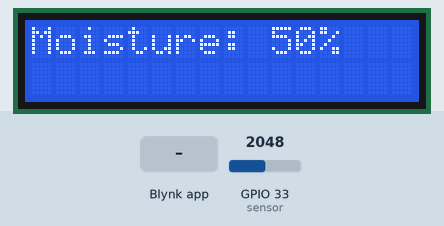
Bench run of a sketch on a simulated ESP32. On the bench: 16×2 character LCD. Inputs (shaded band) come from the test bench; at power-on: GPIO 33 (sensor) = 2048. WiFi joins after 1.5 s; servers stay silent unless stated; what the sketch prints to the serial monitor is not drawn.

Above: at 7.7 s.
7.8 s: Blynk app writes 1 to V1
At 9.0 s:
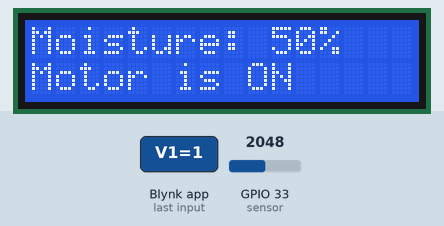
9.3 s: Blynk app writes 0 to V1
At 10.2 s:
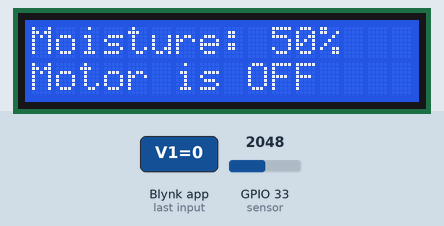
10.8 s: GPIO 33 (sensor) set to 2866
At 12.2 s:
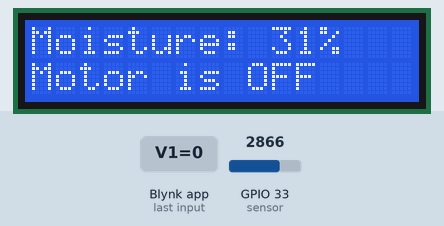
12.6 s: GPIO 33 (sensor) set to 3603
At 13.7 s:
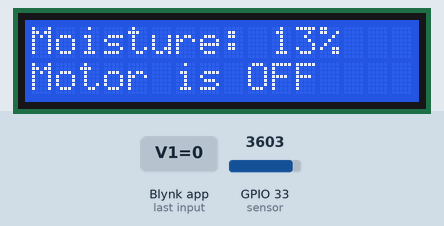
14.6 s: GPIO 33 (sensor) set to 4095
At 16.4 s:
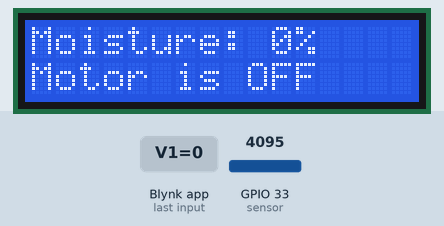
Timing chart, 0 to 17.6 s (numbered marks = the images above; inputs shaded):
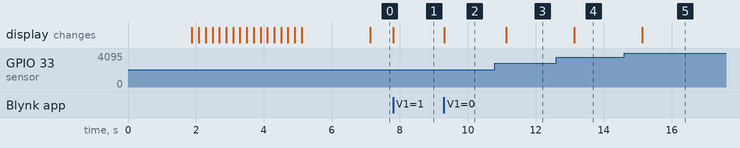

The sketch:

project.ino
```cpp
#define BLYNK_TEMPLATE_ID "TMPL3xJ35hsCr"
#define BLYNK_TEMPLATE_NAME "Smart Irrigation System"
#define BLYNK_AUTH_TOKEN "23Zm-HmfSqlDAgbo8weikcOA4JHeRVx3"

// Include the library files
#include <LiquidCrystal_PCF8574.h>
#include <Wire.h>
#include <WiFiClient.h>
#include <BlynkSimpleEsp32.h>

#define sensor 33
#define relay 4


// Initialize the LCD display
LiquidCrystal_PCF8574 lcd(0x37);

BlynkTimer timer;

// Enter your Auth token
char auth[] = "23Zm-HmfSqlDAgbo8weikcOA4JHeRVx3";

// Enter your WIFI SSID and password
char ssid[] = "dint knw";
char pass[] = "varshini";

void setup() {
  // Debug console
  Serial.begin(115200);

  // Connect to Blynk cloud
  Blynk.begin(auth, ssid, pass, "blynk.cloud", 80);

  // Initialize LCD
  lcd.begin(16, 2);  // Set LCD to 16x2 mode
  lcd.setBacklight(HIGH);  // Enable backlight

  // Display system loading message
  lcd.setCursor(1, 0);
  lcd.print("System Loading");
  for (int a = 0; a <= 15; a++) {
    lcd.setCursor(a, 1);
    lcd.print(".");
    delay(200);
  }
  lcd.clear();

  // Set timer to check soil moisture every 2 seconds
  timer.setInterval(2000L, soilMoisture);
}

// Get soil moisture sensor values
void soilMoisture() {
  int value = analogRead(sensor);
  value = map(value, 0, 4095, 0, 100);
  value = (value - 100) * -1;

  // Send data to Blynk
  Blynk.virtualWrite(V0, value);

  // Print moisture level to Serial Monitor
  Serial.print("Soil Moisture: ");
  Serial.print(value);
  Serial.println("%");

  // Display moisture level on LCD
  lcd.setCursor(0, 0);
  lcd.print("Moisture: ");
  lcd.print(value);
  lcd.print("%   ");
}

// Blynk button to control motor
BLYNK_WRITE(V1) {
  bool Relay = param.asInt();
  digitalWrite(relay, Relay ? LOW : HIGH);

  // Update LCD display only if state changes
  lcd.setCursor(0, 1);
  lcd.print(Relay ? "Motor is ON " : "Motor is OFF");
}

void loop() {
  Blynk.run();  // Run the Blynk library
  timer.run();  // Run the timer
}
```

Measured:
- after the input at 7.8 s, the display: changes at once (image 1)
- after the input at 9.3 s, the display: changes at once (image 2)
- after the input at 10.8 s, the display: changes after 0.33 s (image 3)
- after the input at 12.6 s, the display: changes after 0.53 s (image 4)
- after the input at 14.6 s, the display: changes after 0.53 s (image 5)
